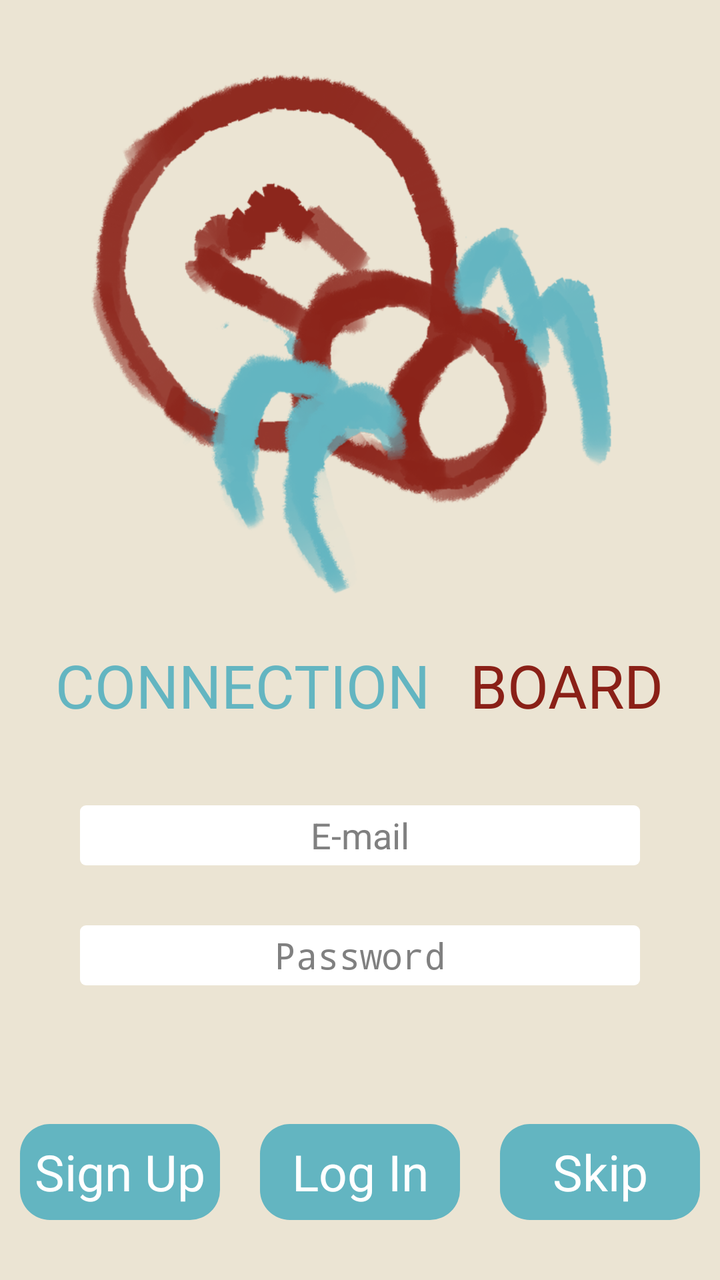
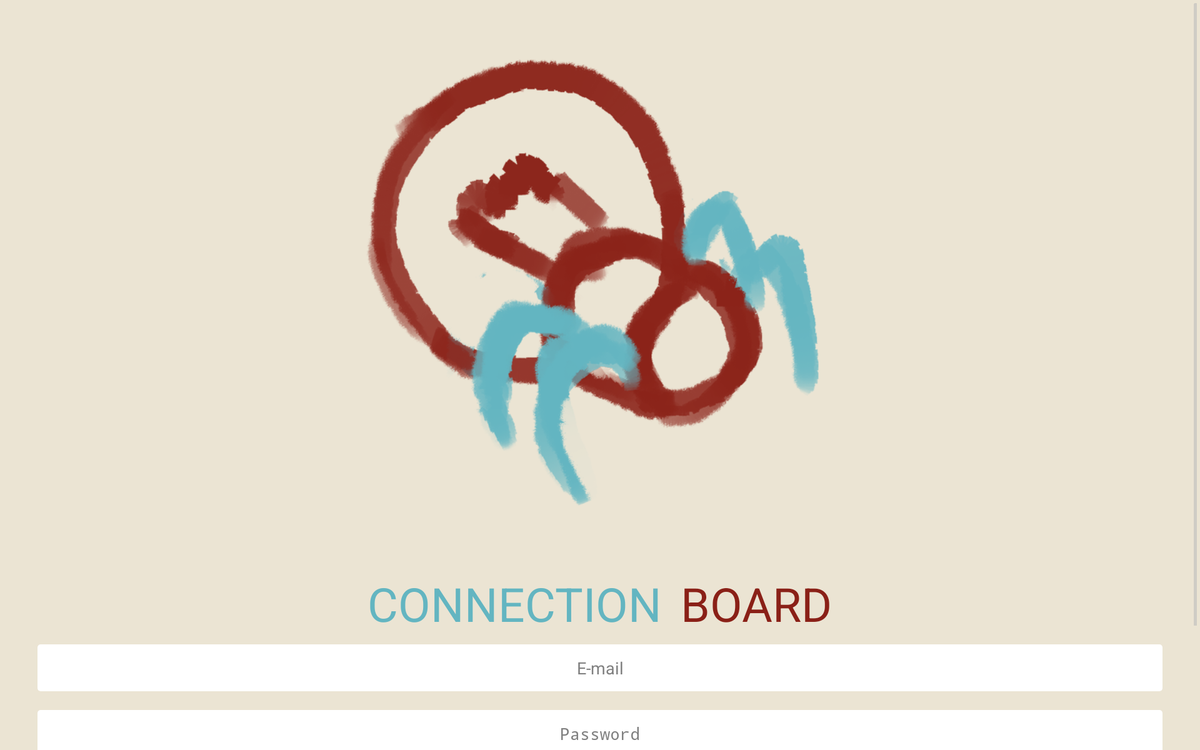

First picture: res/layout/ on a phone held upright. Second picture: the repository's own variant of that layout, on a device whose configuration matches the variant's folder. Source for both follows.
<!-- AndroidManifest.xml: application theme CustomActionBarTheme -->
<!-- res/layout/login.xml -->
<?xml version="1.0" encoding="utf-8"?>
<LinearLayout xmlns:android="http://schemas.android.com/apk/res/android"
    android:layout_width="match_parent"
    android:layout_height="fill_parent"
    android:background="#EBE4D3"
    android:gravity="bottom"
    android:orientation="vertical" >
 <LinearLayout
            android:layout_width="fill_parent"
            android:layout_height="wrap_content"
            android:layout_weight="1"
            android:orientation="vertical" >

    <ImageView
        android:id="@+id/imageView1"
        android:layout_width="281dp"
        android:layout_height="253dp"
        android:layout_gravity="center"
        android:layout_marginTop="30dp"
        android:layout_weight="0.5"
        android:scaleType="fitXY"
        android:src="@drawable/logo" />

    <LinearLayout
        android:layout_width="fill_parent"
        android:layout_height="wrap_content"
        android:layout_weight="0.5"
        android:gravity="center"
        android:orientation="horizontal" >

        <TextView
            android:id="@+id/tvConnection"
            android:layout_width="wrap_content"
            android:layout_height="wrap_content"
            android:layout_margin="10dp"
            android:text="CONNECTION"
            android:textAppearance="?android:attr/textAppearanceMedium"
            android:textColor="#63B5C1"
            android:textSize="30sp" />

        <TextView
            android:id="@+id/tvBoard"
            android:layout_width="wrap_content"
            android:layout_height="wrap_content"
            android:layout_margin="10dp"
            android:text="BOARD"
            android:textAppearance="?android:attr/textAppearanceMedium"
            android:textColor="#8A2017"
            android:textSize="30sp" />
    </LinearLayout>
    </LinearLayout>
        <LinearLayout
            android:layout_width="fill_parent"
            android:layout_height="wrap_content"
            android:layout_weight="1"
            android:orientation="vertical" >

    <EditText
        android:id="@+id/eduser_name"
        android:layout_width="match_parent"
        android:layout_height="30dp"
        android:layout_gravity="bottom"
        android:layout_marginLeft="40dp"
        android:layout_marginRight="40dp"
        android:layout_marginTop="20dp"
        android:background="@drawable/textviewshape"
        android:gravity="center"
        android:hint="E-mail"
        android:inputType="textEmailAddress" >

        <requestFocus />
    </EditText>

    <EditText
        android:id="@+id/edpassword"
        android:layout_width="match_parent"
        android:layout_height="30dp"
        android:layout_marginLeft="40dp"
        android:layout_marginRight="40dp"
        android:layout_marginTop="30dp"
        android:background="@drawable/textviewshape"
        android:gravity="center"
        android:hint="Password"
        android:inputType="textPassword" />

    </LinearLayout>

    <LinearLayout
        android:layout_width="fill_parent"
        android:layout_height="wrap_content"
        android:layout_gravity="bottom|center_horizontal"
        android:layout_weight="1"
        android:gravity="top"
        android:orientation="horizontal" >

        <Button
            android:id="@+id/bsign_up"
            android:layout_width="match_parent"
            android:layout_height="wrap_content"
            android:layout_gravity="center|bottom"
            android:layout_margin="10dp"
            android:layout_weight="1"
            android:background="@drawable/buttonshape"
            android:text="Sign Up"
            android:textColor="#FFFFFF"
            android:textSize="25sp" />

        <Button
            android:id="@+id/blogin"
            android:layout_width="match_parent"
            android:layout_height="wrap_content"
            android:layout_gravity="center|bottom"
            android:layout_margin="10dp"
            android:layout_weight="1"
            android:background="@drawable/buttonshape"
            android:text="Log In"
            android:textColor="#FFFFFF"
            android:textSize="25sp" />

        <Button
            android:id="@+id/bskip"
            android:layout_width="match_parent"
            android:layout_height="wrap_content"
            android:layout_gravity="center|bottom"
            android:layout_margin="10dp"
            android:layout_weight="1"
            android:background="@drawable/buttonshape"
            android:text="Skip"
            android:textColor="#FFFFFF"
            android:textSize="25sp" />

    </LinearLayout>

</LinearLayout>
<!-- resources referenced by this layout -->
<resources>
  <!-- drawable buttonshape (drawable) -->
  <?xml version="1.0" encoding="utf-8"?>
  <shape xmlns:android="http://schemas.android.com/apk/res/android"
      android:shape="rectangle" >
  
      <corners android:radius="15dp" />
  
      <solid android:color="#63B5C1" />
      
  
  </shape>
  <!-- drawable logo: png bitmap (drawable, 140473 bytes) -->
  <!-- drawable textviewshape (drawable) -->
  <?xml version="1.0" encoding="utf-8"?>
  <shape xmlns:android="http://schemas.android.com/apk/res/android"
      android:shape="rectangle" >
  
      <corners android:radius="3dp" />
  
      <solid android:color="#FFFFFF" />
  
      <size
          android:height="50dp"
          android:width="200dp" />
  
  </shape>
  <style name="CustomActionBarTheme" parent="@android:style/Theme.Holo.Light.DarkActionBar">
          <item name="android:actionBarStyle">@style/MyActionBar</item>
      </style>
  <style name="MyActionBar" parent="@android:style/Widget.Holo.Light.ActionBar.Solid.Inverse">
          <item name="android:background">@drawable/ab_background_textured_example</item>
      </style>
</resources>
<!-- res/layout-sw720dp/login.xml (the repository's variant of the layout above) -->
<!-- drawn on a large tablet held sideways -->
<?xml version="1.0" encoding="utf-8"?>
<LinearLayout xmlns:android="http://schemas.android.com/apk/res/android"
    android:layout_width="fill_parent"
    android:layout_height="fill_parent"
    android:background="#EBE4D3"
    android:clickable="true"
    android:orientation="vertical" >

    <ScrollView
        android:layout_width="fill_parent"
        android:layout_height="fill_parent"
        android:layout_gravity="center"
        android:fillViewport="true"
        android:orientation="vertical" >

        <LinearLayout
            android:layout_width="fill_parent"
            android:layout_height="fill_parent"
            android:orientation="vertical" >

            <LinearLayout
                android:layout_width="fill_parent"
                android:layout_height="fill_parent"
                android:layout_weight="0.5"
                android:orientation="vertical" >

                <ImageView
                    android:id="@+id/imageView1"
                    android:layout_width="fill_parent"
                    android:layout_height="500dp"
                    android:layout_gravity="center"
                    android:layout_marginTop="50dp"
                    android:scaleType="centerInside"
                    android:src="@drawable/logo" />

                <LinearLayout
                    android:layout_width="fill_parent"
                    android:layout_height="wrap_content"
                    android:layout_marginTop="50dp"
                    android:layout_weight="0.5"
                    android:gravity="center"
                    android:orientation="horizontal" >

                    <TextView
                        android:id="@+id/tvConnection"
                        android:layout_width="wrap_content"
                        android:layout_height="wrap_content"
                        android:layout_margin="10dp"
                        android:text="CONNECTION"
                        android:textAppearance="?android:attr/textAppearanceMedium"
                        android:textColor="#63B5C1"
                        android:textSize="50sp" />

                    <TextView
                        android:id="@+id/tvBoard"
                        android:layout_width="wrap_content"
                        android:layout_height="wrap_content"
                        android:layout_margin="10dp"
                        android:text="BOARD"
                        android:textAppearance="?android:attr/textAppearanceMedium"
                        android:textColor="#8A2017"
                        android:textSize="50sp" />
                </LinearLayout>
            </LinearLayout>

            <LinearLayout
                android:layout_width="fill_parent"
                android:layout_height="fill_parent"
                android:layout_gravity="bottom"
                android:layout_weight="1"
                android:gravity="bottom"
                android:orientation="vertical" >

                <EditText
                    android:id="@+id/edmail"
                    android:layout_width="match_parent"
                    android:layout_height="50dp"
                    android:layout_gravity="center"
                    android:layout_marginLeft="40dp"
                    android:layout_marginRight="40dp"
                    android:background="@drawable/textviewshape"
                    android:gravity="center"
                    android:hint="E-mail"
                    android:inputType="textEmailAddress" >

                    <requestFocus />
                </EditText>

                <EditText
                    android:id="@+id/edpassword"
                    android:layout_width="match_parent"
                    android:layout_height="50dp"
                    android:layout_gravity="center"
                    android:layout_marginLeft="40dp"
                    android:layout_marginRight="40dp"
                    android:layout_marginTop="20dp"
                    android:background="@drawable/textviewshape"
                    android:gravity="center"
                    android:hint="Password"
                    android:inputType="textPassword" />

                <CheckBox
                    android:id="@+id/cbkeepsignin"
                    android:layout_width="wrap_content"
                    android:layout_height="wrap_content"
                    android:layout_gravity="center"
                    android:layout_marginTop="15dp"
                    android:text="Keep me Signed in" />

            </LinearLayout>

            <LinearLayout
                android:layout_width="fill_parent"
                android:layout_height="match_parent"
                android:layout_weight="1"
                android:orientation="horizontal" >

                <Button
                    android:id="@+id/bsign_up"
                    android:layout_width="match_parent"
                    android:layout_height="80dp"
                    android:layout_gravity="center"
                    android:layout_margin="10dp"
                    android:layout_weight="1"
                    android:background="@drawable/buttonshape"
                    android:text="Sign Up"
                    android:textColor="#FFFFFF"
                    android:textSize="25sp" />

                <Button
                    android:id="@+id/blogin"
                    android:layout_width="match_parent"
                    android:layout_height="80dp"
                    android:layout_gravity="center"
                    android:layout_margin="10dp"
                    android:layout_weight="1"
                    android:background="@drawable/buttonshape"
                    android:text="Log In"
                    android:textColor="#FFFFFF"
                    android:textSize="25sp" />

            </LinearLayout>

        </LinearLayout>

    </ScrollView>

</LinearLayout>
